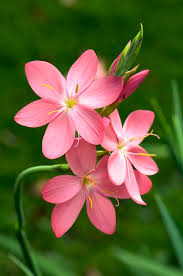
#> input picture ImagePro/Kelas2/flower.jpg, 183 x 276 px
$ jupyter execute color_slicing.ipynb
#> lines starting #> are read from the running program, lines starting #| are printed output that depends on the picture; after the words box and inside, x2 and y2 are one past the last pixel; in counts of white or black regions, pixels touching at a corner belong together
[cell 1]
import cv2 # type: ignore
from cv2 import imread, imshow, waitKey
import matplotlib.pyplot as plt
import numpy as np
import math

[cell 2]
def display_image(image, title, size = 5):
    width, height = image.shape[0], image.shape[1]
    aspect_ratio = width/height
    plt.figure(figsize=(size * aspect_ratio,size))
    plt.imshow(cv2.cvtColor(image, cv2.COLOR_BGR2RGB))
    #plt.imshow(image)
    plt.title(title)
    plt.show()

# Load the image
image = cv2.imread('../Kelas2/flower.jpg')
#> image is the input picture: shape (276, 183, 3); mean B, G, R 52.2, 94.1, 96

# Convert the image to the HSV color space
hsv_image = cv2.cvtColor(image, cv2.COLOR_BGR2HSV)
#> hsv_image: shape (276, 183, 3); mean H, S, V 79.9, 195, 124.6

# Define the lower and upper bounds for the green color range
lower_bound = np.array([35, 100, 50])   # Lower bound for green
upper_bound = np.array([85, 255, 255])  # Upper bound for green

# Create a mask using the bounds
mask = cv2.inRange(hsv_image, lower_bound, upper_bound)
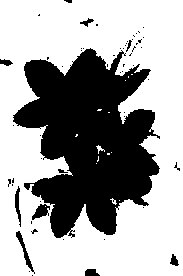
#> mask: shape (276, 183); 64.8% white; 58 black regions (48 under 20 px), largest, box (x1, y1, x2, y2) and area: (13, 48, 160, 238) 16883, (16, 231, 35, 274) 169, (32, 204, 50, 220) 158

# Apply the mask to the image to extract the desired color
sliced_image = cv2.bitwise_and(image, image, mask=mask)
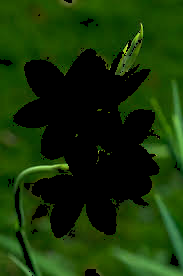
#> sliced_image: shape (276, 183, 3); mean B, G, R 6.3, 50.6, 22.6

# Display the original image and the color-sliced image
display_image(image, 'Original Image')
display_image(sliced_image, 'Color Sliced Image')
display_image(hsv_image, 'HSV Image')
#> call 3 of display_image, with title = 'HSV Image', size = 5
#> in display_image (call 3), `plt.show()`:
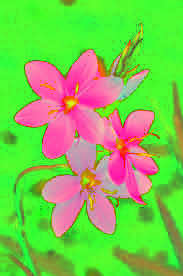
#> shown: shape (276, 183, 3); mean R, G, B 124.6, 195, 79.9


# Split the HSV image into its H, S, and V components
h, s, v = cv2.split(hsv_image)
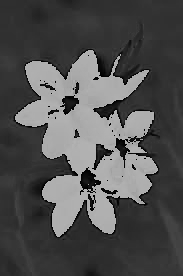
#> h: shape (276, 183); min 0, max 179, mean 79.9
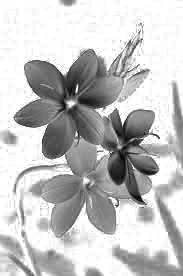
#> s: shape (276, 183); min 5, max 255, mean 195
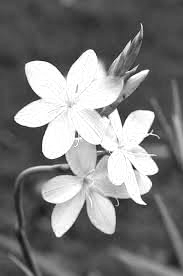
#> v: shape (276, 183); min 20, max 255, mean 124.6

# Display the individual channels
display_image(h, 'Hue Channel')
display_image(s, 'Saturation Channel')
display_image(v, 'Value Channel')

[cell 3]
import cv2
import numpy as np

# Load the image
image = cv2.imread('flower.jpg')
image_numpy = np.array(image)
print(image_numpy[0,0])
#| [ 0 73 31]

# Split the image into B, G, R channels
#blue, green, red = cv2.split(image)

# Display the red channel
#cv2.imshow('Red Channel', red)
#cv2.waitKey(0)
#cv2.destroyAllWindows()

# Alternatively, you can access the red channel directly
red_channel = image[:, :, 1]  # 2 is the index for the Red channel in BGR
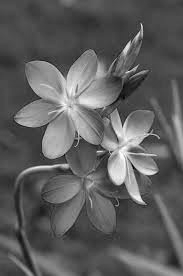
#> red_channel: shape (276, 183); min 0, max 255, mean 94.1
image_array = np.array(red_channel)
print(image_array[0,0])
#| 73

# Save the red channel image (optional)
cv2.imwrite('red_channel.jpg', red_channel)
#> Out = True
